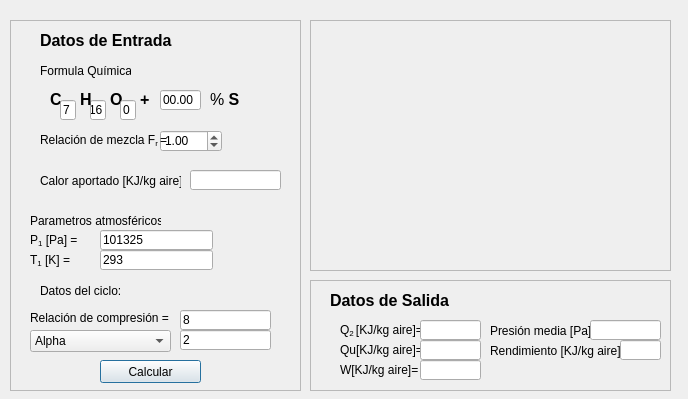
<?xml version="1.0" encoding="UTF-8"?>
<ui version="4.0">
 <class>Dialog</class>
 <widget class="QDialog" name="Dialog">
  <property name="geometry">
   <rect>
    <x>0</x>
    <y>0</y>
    <width>688</width>
    <height>399</height>
   </rect>
  </property>
  <property name="windowTitle">
   <string>Dialog</string>
  </property>
  <widget class="QFrame" name="DatosEntrada">
   <property name="geometry">
    <rect>
     <x>10</x>
     <y>20</y>
     <width>291</width>
     <height>371</height>
    </rect>
   </property>
   <property name="frameShape">
    <enum>QFrame::StyledPanel</enum>
   </property>
   <property name="frameShadow">
    <enum>QFrame::Raised</enum>
   </property>
   <widget class="QLabel" name="label_8">
    <property name="geometry">
     <rect>
      <x>20</x>
      <y>190</y>
      <width>131</width>
      <height>21</height>
     </rect>
    </property>
    <property name="text">
     <string>Parametros atmosféricos:</string>
    </property>
   </widget>
   <widget class="QLabel" name="label_2">
    <property name="geometry">
     <rect>
      <x>30</x>
      <y>40</y>
      <width>91</width>
      <height>21</height>
     </rect>
    </property>
    <property name="text">
     <string>Formula Química:</string>
    </property>
   </widget>
   <widget class="QLabel" name="label">
    <property name="geometry">
     <rect>
      <x>30</x>
      <y>10</y>
      <width>151</width>
      <height>21</height>
     </rect>
    </property>
    <property name="text">
     <string>&lt;html&gt;&lt;head/&gt;&lt;body&gt;&lt;p&gt;&lt;span style=&quot; font-size:12pt; font-weight:600;&quot;&gt;Datos de Entrada&lt;/span&gt;&lt;/p&gt;&lt;/body&gt;&lt;/html&gt;</string>
    </property>
    <property name="textFormat">
     <enum>Qt::RichText</enum>
    </property>
   </widget>
   <widget class="QLabel" name="label_6">
    <property name="geometry">
     <rect>
      <x>200</x>
      <y>70</y>
      <width>51</width>
      <height>16</height>
     </rect>
    </property>
    <property name="text">
     <string>&lt;html&gt;&lt;head/&gt;&lt;body&gt;&lt;p&gt;&lt;span style=&quot; font-size:12pt;&quot;&gt;% &lt;/span&gt;&lt;span style=&quot; font-size:12pt; font-weight:600;&quot;&gt;S&lt;/span&gt;&lt;/p&gt;&lt;/body&gt;&lt;/html&gt;</string>
    </property>
   </widget>
   <widget class="QLabel" name="label_3">
    <property name="geometry">
     <rect>
      <x>40</x>
      <y>70</y>
      <width>16</width>
      <height>16</height>
     </rect>
    </property>
    <property name="text">
     <string>&lt;html&gt;&lt;head/&gt;&lt;body&gt;&lt;p&gt;&lt;span style=&quot; font-size:12pt; font-weight:600;&quot;&gt;C&lt;/span&gt;&lt;/p&gt;&lt;/body&gt;&lt;/html&gt;</string>
    </property>
   </widget>
   <widget class="QLabel" name="label_5">
    <property name="geometry">
     <rect>
      <x>100</x>
      <y>70</y>
      <width>16</width>
      <height>16</height>
     </rect>
    </property>
    <property name="text">
     <string>&lt;html&gt;&lt;head/&gt;&lt;body&gt;&lt;p&gt;&lt;span style=&quot; font-size:12pt; font-weight:600;&quot;&gt;O&lt;/span&gt;&lt;/p&gt;&lt;/body&gt;&lt;/html&gt;</string>
    </property>
   </widget>
   <widget class="QLabel" name="label_7">
    <property name="geometry">
     <rect>
      <x>130</x>
      <y>70</y>
      <width>16</width>
      <height>16</height>
     </rect>
    </property>
    <property name="text">
     <string>&lt;html&gt;&lt;head/&gt;&lt;body&gt;&lt;p&gt;&lt;span style=&quot; font-size:12pt; font-weight:600;&quot;&gt;+&lt;/span&gt;&lt;/p&gt;&lt;/body&gt;&lt;/html&gt;</string>
    </property>
   </widget>
   <widget class="QLineEdit" name="formulaC">
    <property name="geometry">
     <rect>
      <x>50</x>
      <y>80</y>
      <width>16</width>
      <height>20</height>
     </rect>
    </property>
    <property name="text">
     <string>7</string>
    </property>
   </widget>
   <widget class="QLineEdit" name="formulaS">
    <property name="geometry">
     <rect>
      <x>150</x>
      <y>70</y>
      <width>41</width>
      <height>20</height>
     </rect>
    </property>
    <property name="text">
     <string>00.00</string>
    </property>
   </widget>
   <widget class="QLineEdit" name="formulaH">
    <property name="geometry">
     <rect>
      <x>80</x>
      <y>80</y>
      <width>16</width>
      <height>20</height>
     </rect>
    </property>
    <property name="text">
     <string>16</string>
    </property>
   </widget>
   <widget class="QLabel" name="label_4">
    <property name="geometry">
     <rect>
      <x>70</x>
      <y>70</y>
      <width>16</width>
      <height>16</height>
     </rect>
    </property>
    <property name="text">
     <string>&lt;html&gt;&lt;head/&gt;&lt;body&gt;&lt;p&gt;&lt;span style=&quot; font-size:12pt; font-weight:600;&quot;&gt;H&lt;/span&gt;&lt;/p&gt;&lt;/body&gt;&lt;/html&gt;</string>
    </property>
   </widget>
   <widget class="QLineEdit" name="formulaO">
    <property name="geometry">
     <rect>
      <x>110</x>
      <y>80</y>
      <width>16</width>
      <height>20</height>
     </rect>
    </property>
    <property name="text">
     <string>0</string>
    </property>
   </widget>
   <widget class="QLabel" name="label_16">
    <property name="geometry">
     <rect>
      <x>30</x>
      <y>150</y>
      <width>141</width>
      <height>21</height>
     </rect>
    </property>
    <property name="text">
     <string>Calor aportado [KJ/kg aire]=</string>
    </property>
   </widget>
   <widget class="QLineEdit" name="r_comp">
    <property name="geometry">
     <rect>
      <x>170</x>
      <y>290</y>
      <width>91</width>
      <height>20</height>
     </rect>
    </property>
    <property name="text">
     <string>8</string>
    </property>
   </widget>
   <widget class="QLabel" name="label_10">
    <property name="geometry">
     <rect>
      <x>20</x>
      <y>230</y>
      <width>131</width>
      <height>21</height>
     </rect>
    </property>
    <property name="text">
     <string>&lt;html&gt;&lt;head/&gt;&lt;body&gt;&lt;p&gt;T&lt;span style=&quot; vertical-align:sub;&quot;&gt;1&lt;/span&gt;  [K] =&lt;/p&gt;&lt;/body&gt;&lt;/html&gt;</string>
    </property>
   </widget>
   <widget class="QLineEdit" name="presion1">
    <property name="geometry">
     <rect>
      <x>90</x>
      <y>210</y>
      <width>113</width>
      <height>20</height>
     </rect>
    </property>
    <property name="text">
     <string>101325</string>
    </property>
   </widget>
   <widget class="QComboBox" name="selecDatoExtra">
    <property name="geometry">
     <rect>
      <x>20</x>
      <y>310</y>
      <width>141</width>
      <height>22</height>
     </rect>
    </property>
    <item>
     <property name="text">
      <string>Alpha                            =</string>
     </property>
    </item>
    <item>
     <property name="text">
      <string>Beta                              =</string>
     </property>
    </item>
    <item>
     <property name="text">
      <string>Presion max                =</string>
     </property>
    </item>
    <item>
     <property name="text">
      <string>Temp. max                  =</string>
     </property>
    </item>
   </widget>
   <widget class="QLabel" name="label_11">
    <property name="geometry">
     <rect>
      <x>30</x>
      <y>260</y>
      <width>131</width>
      <height>21</height>
     </rect>
    </property>
    <property name="text">
     <string>Datos del ciclo:</string>
    </property>
   </widget>
   <widget class="QLineEdit" name="datoExtra">
    <property name="geometry">
     <rect>
      <x>170</x>
      <y>310</y>
      <width>91</width>
      <height>20</height>
     </rect>
    </property>
    <property name="text">
     <string>2</string>
    </property>
   </widget>
   <widget class="QLineEdit" name="temperatura1">
    <property name="geometry">
     <rect>
      <x>90</x>
      <y>230</y>
      <width>113</width>
      <height>20</height>
     </rect>
    </property>
    <property name="text">
     <string>293</string>
    </property>
   </widget>
   <widget class="QLabel" name="label_13">
    <property name="geometry">
     <rect>
      <x>20</x>
      <y>290</y>
      <width>141</width>
      <height>16</height>
     </rect>
    </property>
    <property name="text">
     <string>&lt;html&gt;&lt;head/&gt;&lt;body&gt;&lt;p&gt;Relación de compresión = &lt;/p&gt;&lt;/body&gt;&lt;/html&gt;</string>
    </property>
   </widget>
   <widget class="QLabel" name="label_9">
    <property name="geometry">
     <rect>
      <x>20</x>
      <y>210</y>
      <width>131</width>
      <height>21</height>
     </rect>
    </property>
    <property name="text">
     <string>&lt;html&gt;&lt;head/&gt;&lt;body&gt;&lt;p&gt;P&lt;span style=&quot; vertical-align:sub;&quot;&gt;1&lt;/span&gt;  [Pa] =&lt;/p&gt;&lt;/body&gt;&lt;/html&gt;</string>
    </property>
   </widget>
   <widget class="QDoubleSpinBox" name="relacionMezcla">
    <property name="geometry">
     <rect>
      <x>150</x>
      <y>110</y>
      <width>62</width>
      <height>22</height>
     </rect>
    </property>
    <property name="maximum">
     <double>2.000000000000000</double>
    </property>
    <property name="singleStep">
     <double>0.010000000000000</double>
    </property>
    <property name="value">
     <double>1.000000000000000</double>
    </property>
   </widget>
   <widget class="QLabel" name="label_12">
    <property name="geometry">
     <rect>
      <x>30</x>
      <y>110</y>
      <width>131</width>
      <height>21</height>
     </rect>
    </property>
    <property name="text">
     <string>&lt;html&gt;&lt;head/&gt;&lt;body&gt;&lt;p&gt;Relación de mezcla F&lt;span style=&quot; vertical-align:sub;&quot;&gt;r &lt;/span&gt;=&lt;/p&gt;&lt;/body&gt;&lt;/html&gt;</string>
    </property>
   </widget>
   <widget class="QLineEdit" name="calorQ">
    <property name="geometry">
     <rect>
      <x>180</x>
      <y>150</y>
      <width>91</width>
      <height>20</height>
     </rect>
    </property>
   </widget>
   <widget class="QPushButton" name="calcular">
    <property name="geometry">
     <rect>
      <x>90</x>
      <y>340</y>
      <width>101</width>
      <height>23</height>
     </rect>
    </property>
    <property name="text">
     <string>Calcular</string>
    </property>
   </widget>
  </widget>
  <widget class="QFrame" name="DatosSalida">
   <property name="geometry">
    <rect>
     <x>310</x>
     <y>280</y>
     <width>361</width>
     <height>111</height>
    </rect>
   </property>
   <property name="frameShape">
    <enum>QFrame::StyledPanel</enum>
   </property>
   <property name="frameShadow">
    <enum>QFrame::Raised</enum>
   </property>
   <widget class="QLabel" name="label_17">
    <property name="geometry">
     <rect>
      <x>30</x>
      <y>40</y>
      <width>141</width>
      <height>21</height>
     </rect>
    </property>
    <property name="text">
     <string>&lt;html&gt;&lt;head/&gt;&lt;body&gt;&lt;p&gt;Q&lt;span style=&quot; vertical-align:sub;&quot;&gt;2 &lt;/span&gt;[KJ/kg aire]=&lt;/p&gt;&lt;/body&gt;&lt;/html&gt;</string>
    </property>
   </widget>
   <widget class="QLabel" name="label_18">
    <property name="geometry">
     <rect>
      <x>180</x>
      <y>60</y>
      <width>141</width>
      <height>21</height>
     </rect>
    </property>
    <property name="text">
     <string>Rendimiento [KJ/kg aire]=</string>
    </property>
   </widget>
   <widget class="QLabel" name="label_19">
    <property name="geometry">
     <rect>
      <x>30</x>
      <y>60</y>
      <width>141</width>
      <height>21</height>
     </rect>
    </property>
    <property name="text">
     <string>&lt;html&gt;&lt;head/&gt;&lt;body&gt;&lt;p&gt;Qu&lt;span style=&quot; vertical-align:sub;&quot;/&gt;[KJ/kg aire]=&lt;/p&gt;&lt;/body&gt;&lt;/html&gt;</string>
    </property>
   </widget>
   <widget class="QLabel" name="label_20">
    <property name="geometry">
     <rect>
      <x>30</x>
      <y>80</y>
      <width>141</width>
      <height>21</height>
     </rect>
    </property>
    <property name="text">
     <string>&lt;html&gt;&lt;head/&gt;&lt;body&gt;&lt;p&gt;W[KJ/kg aire]=&lt;/p&gt;&lt;/body&gt;&lt;/html&gt;</string>
    </property>
   </widget>
   <widget class="QLabel" name="label_21">
    <property name="geometry">
     <rect>
      <x>180</x>
      <y>40</y>
      <width>141</width>
      <height>21</height>
     </rect>
    </property>
    <property name="text">
     <string>Presión media [Pa]=</string>
    </property>
   </widget>
   <widget class="QLineEdit" name="calor2">
    <property name="geometry">
     <rect>
      <x>110</x>
      <y>40</y>
      <width>61</width>
      <height>20</height>
     </rect>
    </property>
   </widget>
   <widget class="QLabel" name="label_14">
    <property name="geometry">
     <rect>
      <x>20</x>
      <y>10</y>
      <width>151</width>
      <height>21</height>
     </rect>
    </property>
    <property name="text">
     <string>&lt;html&gt;&lt;head/&gt;&lt;body&gt;&lt;p&gt;&lt;span style=&quot; font-size:12pt; font-weight:600;&quot;&gt;Datos de Salida&lt;/span&gt;&lt;/p&gt;&lt;/body&gt;&lt;/html&gt;</string>
    </property>
    <property name="textFormat">
     <enum>Qt::RichText</enum>
    </property>
   </widget>
   <widget class="QLineEdit" name="calorU">
    <property name="geometry">
     <rect>
      <x>110</x>
      <y>60</y>
      <width>61</width>
      <height>20</height>
     </rect>
    </property>
   </widget>
   <widget class="QLineEdit" name="trabajoW">
    <property name="geometry">
     <rect>
      <x>110</x>
      <y>80</y>
      <width>61</width>
      <height>20</height>
     </rect>
    </property>
   </widget>
   <widget class="QLineEdit" name="presionMedia">
    <property name="geometry">
     <rect>
      <x>280</x>
      <y>40</y>
      <width>71</width>
      <height>20</height>
     </rect>
    </property>
   </widget>
   <widget class="QLineEdit" name="rendimiento">
    <property name="geometry">
     <rect>
      <x>310</x>
      <y>60</y>
      <width>41</width>
      <height>20</height>
     </rect>
    </property>
   </widget>
  </widget>
  <widget class="QFrame" name="frameGrafico">
   <property name="geometry">
    <rect>
     <x>310</x>
     <y>20</y>
     <width>361</width>
     <height>251</height>
    </rect>
   </property>
   <property name="frameShape">
    <enum>QFrame::StyledPanel</enum>
   </property>
   <property name="frameShadow">
    <enum>QFrame::Raised</enum>
   </property>
  </widget>
  <zorder>DatosSalida</zorder>
  <zorder>DatosEntrada</zorder>
  <zorder>frameGrafico</zorder>
 </widget>
 <tabstops>
  <tabstop>formulaC</tabstop>
  <tabstop>formulaH</tabstop>
  <tabstop>formulaO</tabstop>
  <tabstop>formulaS</tabstop>
  <tabstop>relacionMezcla</tabstop>
  <tabstop>calorQ</tabstop>
  <tabstop>presion1</tabstop>
  <tabstop>temperatura1</tabstop>
  <tabstop>r_comp</tabstop>
  <tabstop>selecDatoExtra</tabstop>
  <tabstop>datoExtra</tabstop>
  <tabstop>calor2</tabstop>
  <tabstop>calorU</tabstop>
  <tabstop>trabajoW</tabstop>
  <tabstop>presionMedia</tabstop>
  <tabstop>rendimiento</tabstop>
 </tabstops>
 <resources/>
 <connections/>
</ui>
